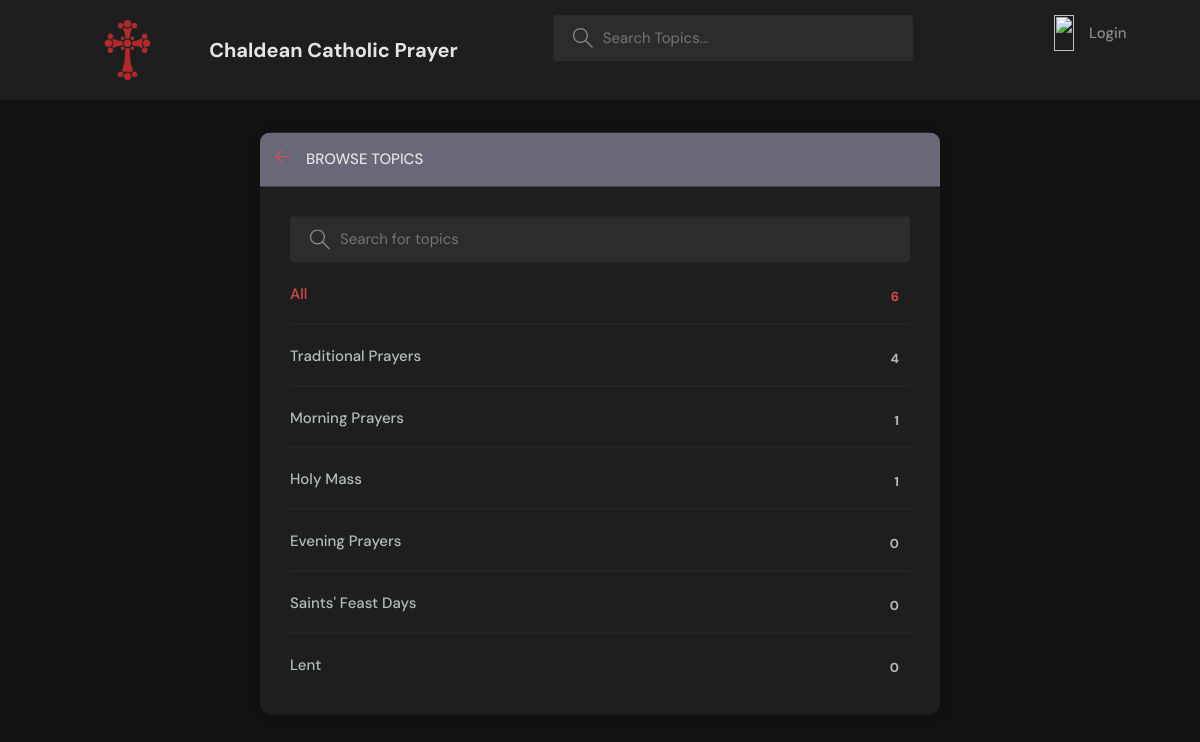
Page /topics/ on the committed database.
### base/models.py (models this page shows, shortened)
class Topic(models.Model):
    name = models.CharField(max_length=200)

### base/views.py (the view)
# urls.py: path('topics/', views.topicsPage, name="topics"),
def topicsPage(request):
    q = request.GET.get('q') if request.GET.get('q') != None else ''
    topics = Topic.objects.filter(name__icontains=q)
    topics = Topic.objects.annotate(num_rooms=Count('room')).order_by('-num_rooms')
    user_profile = None
    if request.user.is_authenticated:
        user_profile = userProfile.objects.get(user=request.user)
    context = {'user_profile':user_profile, 'topics':topics}
    return render(request, 'base/topics.html', context)

### base/templates/base/topics.html (shortened to what this page needs)
{% extends "main.html" %}
{% block content %}
    <main class="create-room layout">
      <div class="container">
        <div class="layout__box">
          <div class="layout__boxHeader">
            <div class="layout__boxTitle">
              <a href="{% url 'home' %}">
                <svg version="1.1" xmlns="http://www.w3.org/2000/svg" width="32" height="32" viewBox="0 0 32 32">
                  <title>arrow-left</title>
                  <path
                    d="M13.723 2.286l-13.723 13.714 13.719 13.714 1.616-1.611-10.96-10.96h27.625v-2.286h-27.625l10.965-10.965-1.616-1.607z"
                  ></path>
                </svg>
              </a>
              <h3>Browse Topics</h3>
            </div>
          </div>
          <div class="topics-page layout__body">
            <form action="" method="GET" class="header__search">
              <label>
                <input name="q" placeholder="Search for topics" />
              </label>
            </form>
            <ul class="topics__list">
              <li>
                <a href="{% url 'topics' %}" class="active">All <span>{{topics.count}}</span></a>
              </li>
              {% for topic in topics %}
              <li>
                <a href="{% url 'home' %}?q={{topic.name}}">{{ topic.name }} <span>{{topic.room_set.all.count}}</span></a>
              {% endfor %}
            </ul>
          </div>
        </div>
      </div>
    </main>
{% endblock content %}

### static/styles/style.css (style rules this page uses)
:root { --color-main: #dd4b4b; --color-main-light: #fbe1e1; --color-dark: #1e1e1e; --color-dark-medium: #2c2c2c; --color-dark-light: #686878; --color-light: #e5e5e5; --color-gray: #8b8b8b; --color-light-gray: #b2bdbd; --color-bg: #121212; --color-success: #ff0000; --color-error: #ff2e2e; }
* { font-family: "DM Sans", -apple-system, BlinkMacSystemFont, "Segoe UI", Roboto, Oxygen, Ubuntu, Cantarell, "Open Sans", "Helvetica Neue", sans-serif; margin: 0; padding: 0; box-sizing: border-box; text-rendering: optimizeLegibility; font-size: inherit; }
html { font-size: 56.25%; }
@media only screen and (min-width: 1200px) { html { font-size: 62.5%; } }
body { line-height: 1.6; font-weight: 400; font-size: 1.5rem; color: var(--color-light-gray); background-color: var(--color-bg); min-height: 100vh; }
a { display: inline-block; color: var(--color-main); text-decoration: none; }
.container { max-width: 120rem; width: 90%; margin: auto; }
.header__search > label { background-color: var(--color-dark-medium); padding: 1.3rem 1rem; display: flex; align-items: center; gap: 1rem; border-radius: 4px; }
.header__search svg { fill: var(--color-gray); width: 2rem; height: 2rem; margin-left: 1rem; }
.header__search input { width: 30rem; background: transparent; border: none; outline: none; color: var(--color-light); }
.layout { margin-top: 2.4rem; }
.layout > .container { display: flex; justify-content: space-between; align-items: flex-start; }
.layout__box { width: 90%; max-width: 48rem; min-height: 40rem; position: absolute; top: 50%; left: 50%; transform: translate(-50%, -46%); background-color: var(--color-dark); border-radius: 1rem; box-shadow: 1px 1px 6px 3px rgba(0, 0, 0, 0.1); overflow: hidden; }
.layout__boxHeader { display: flex; padding: 1.5rem; background-color: var(--color-dark-light); }
.layout__boxTitle { display: flex; gap: 1.5rem; align-items: center; }
.layout__boxTitle h3 { text-transform: uppercase; font-weight: 500; color: var(--color-light); }
.layout__boxTitle svg { width: 1.6rem; height: 1.6rem; fill: var(--color-main); }
.layout__body { margin: 3rem; }
.topics__list { list-style: none; }
.topics__list li a { display: flex; justify-content: space-between; margin-bottom: 3rem; font-weight: 500; color: var(--color-light-gray); transition: all 0.3s ease-in-out; }
.topics__list li a.active, .topics__list li a:hover { color: var(--color-main); }
.topics__list li a span { padding: 0.5rem 1rem; background-color: var(--color-dark); border-radius: 3px; font-size: 1.3rem; font-weight: 700; letter-spacing: 1px; }
.topics-page .topics__list li:not(:last-child) a { margin: 2rem 0; padding-bottom: 1rem; text-decoration: none; border-bottom: 1px solid var(--color-dark-medium); }
.topics-page .header__search { display: block; }
.create-room.layout .layout__box { max-width: 68rem; }

### rows in the picture
Topic: name "Traditional Prayers", room_set.all.count "4"
Topic: name "Morning Prayers", room_set.all.count "1"
Topic: name "Holy Mass", room_set.all.count "1"
Topic: name "Evening Prayers", room_set.all.count "0"
Topic: name "Saints' Feast Days", room_set.all.count "0"
Topic: name "Lent", room_set.all.count "0"

### other values in the picture
{{ topics.count }} "6"
